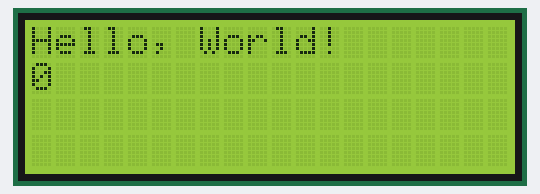
The sketch below on a simulated Arduino Uno, built with avr-gcc and run on an emulated ATmega328P. On the bench: 20×4 character LCD.

Above: at 0.1 s.
At 4.1 s:
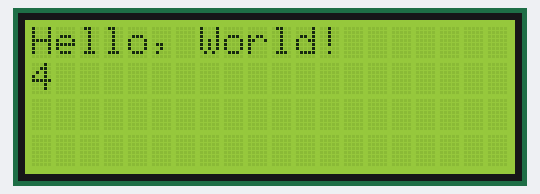
At 11.1 s:
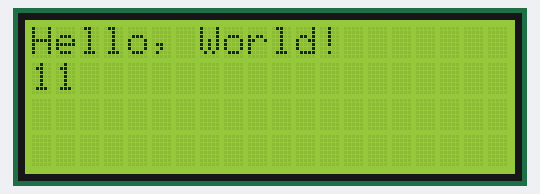
At 19.2 s:
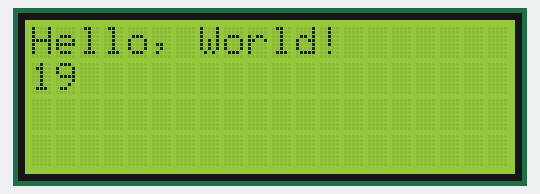
At 27.2 s:
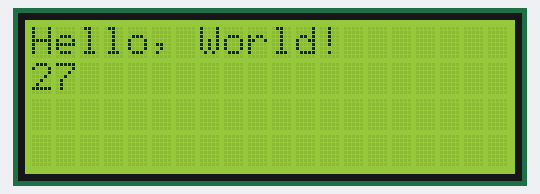
At 38.2 s:
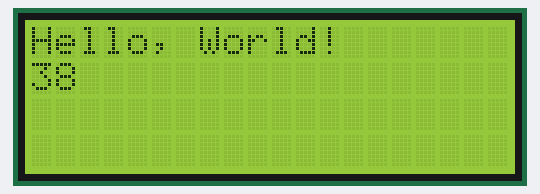

The sketch:

sketch_oct02a.ino
```cpp
#include <Wire.h>
#include <hd44780.h>
#include <hd44780ioClass/hd44780_I2Cexp.h> // include i/o class header //
//collegare il display a SCL e SDA su arduino uno wifi come indicato sull'interfaccia i2c

hd44780_I2Cexp lcd; // declare lcd object: auto locate & config display for hd44780 chip

void setup()
{
  // initialize LCD with number of columns and rows:
  lcd.begin(20, 4);

  // Print a message to the LCD
  lcd.print("Hello, World!");
}

void loop()
{
  lcd.setCursor(0, 1);
  lcd.print(millis() / 1000);
  delay(1000);
}
```

Measured:
- what the display in image 1 shows lasts 1.0 s, from 4.1 s to 5.1 s
